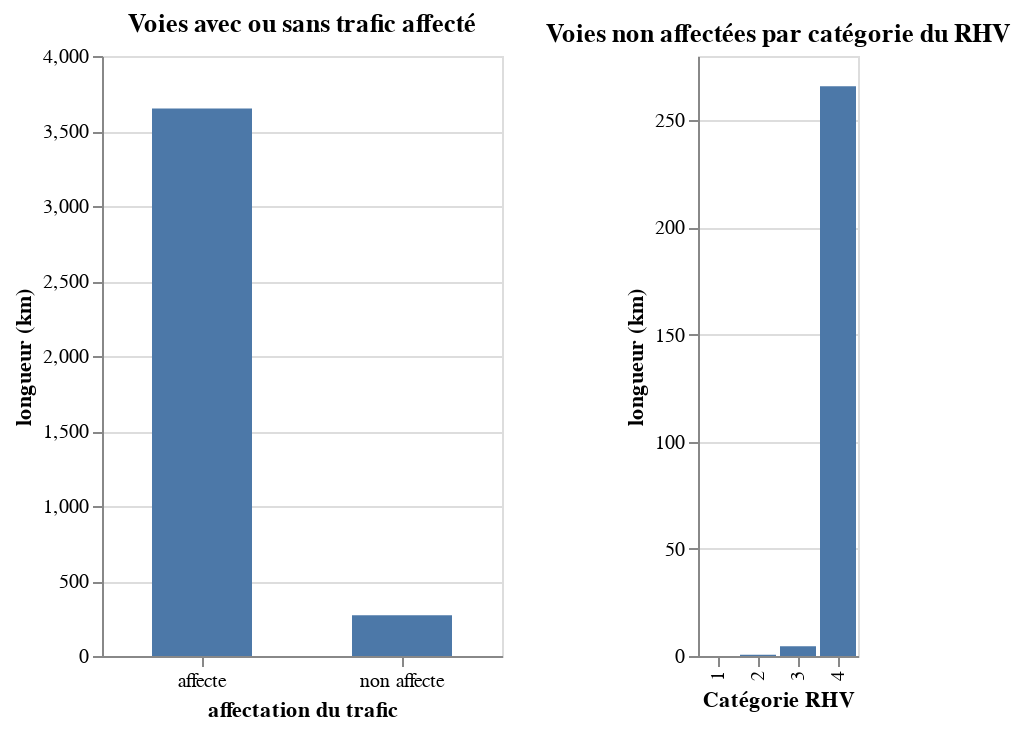

Source (notebook cell):
### Code cell
chartAffectationTrafic | chartAffectationTraficCatRhv

### Figure 1 — Vega-Lite specification as saved in the notebook (floating-point values rounded to 4 significant figures; data arrays with more than 128 entries replaced by an {"elided": "..."} marker saying what was removed)
{"config": {"view": {"continuousWidth": 400, "continuousHeight": 300}}, "hconcat": [{"data": {"name": "data-e457c0dfd1a69c5ca442a43dc06da960"}, "mark": {"type": "bar", "size": 50}, "encoding": {"x": {"type": "nominal", "axis": {"labelAngle": 0}, "field": "affectation du trafic"}, "y": {"type": "quantitative", "field": "longueur (km)"}}, "title": "Voies avec ou sans trafic affecté", "width": {"step": 100}}, {"data": {"name": "data-80237baab95277542aa591e23d8504db"}, "mark": "bar", "encoding": {"x": {"type": "nominal", "field": "cat_rhv_simplifiee", "title": "Catégorie RHV"}, "y": {"type": "quantitative", "aggregate": "sum", "field": "longueur", "title": "longueur (km)"}}, "title": "Voies non affectées par catégorie du RHV"}], "$schema": "https://vega.github.io/schema/vega-lite/v4.8.1.json", "datasets": {"data-e457c0dfd1a69c5ca442a43dc06da960": [{"affectation du trafic": "non affecte", "longueur (km)": 271.1}, {"affectation du trafic": "affecte", "longueur (km)": 3650.0}], "data-80237baab95277542aa591e23d8504db": {"elided": "2811 records"}}}
